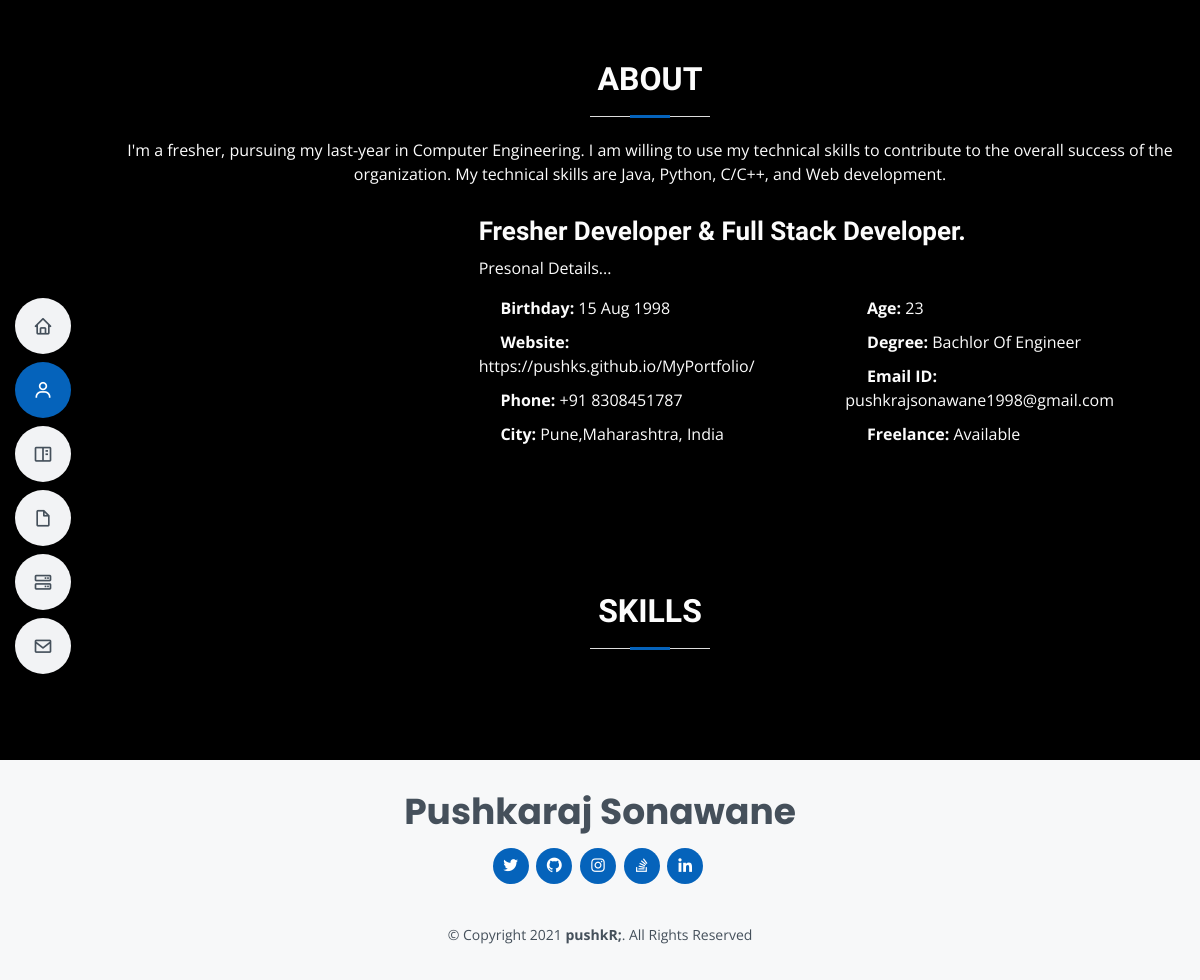
Before: /about with the older database file.
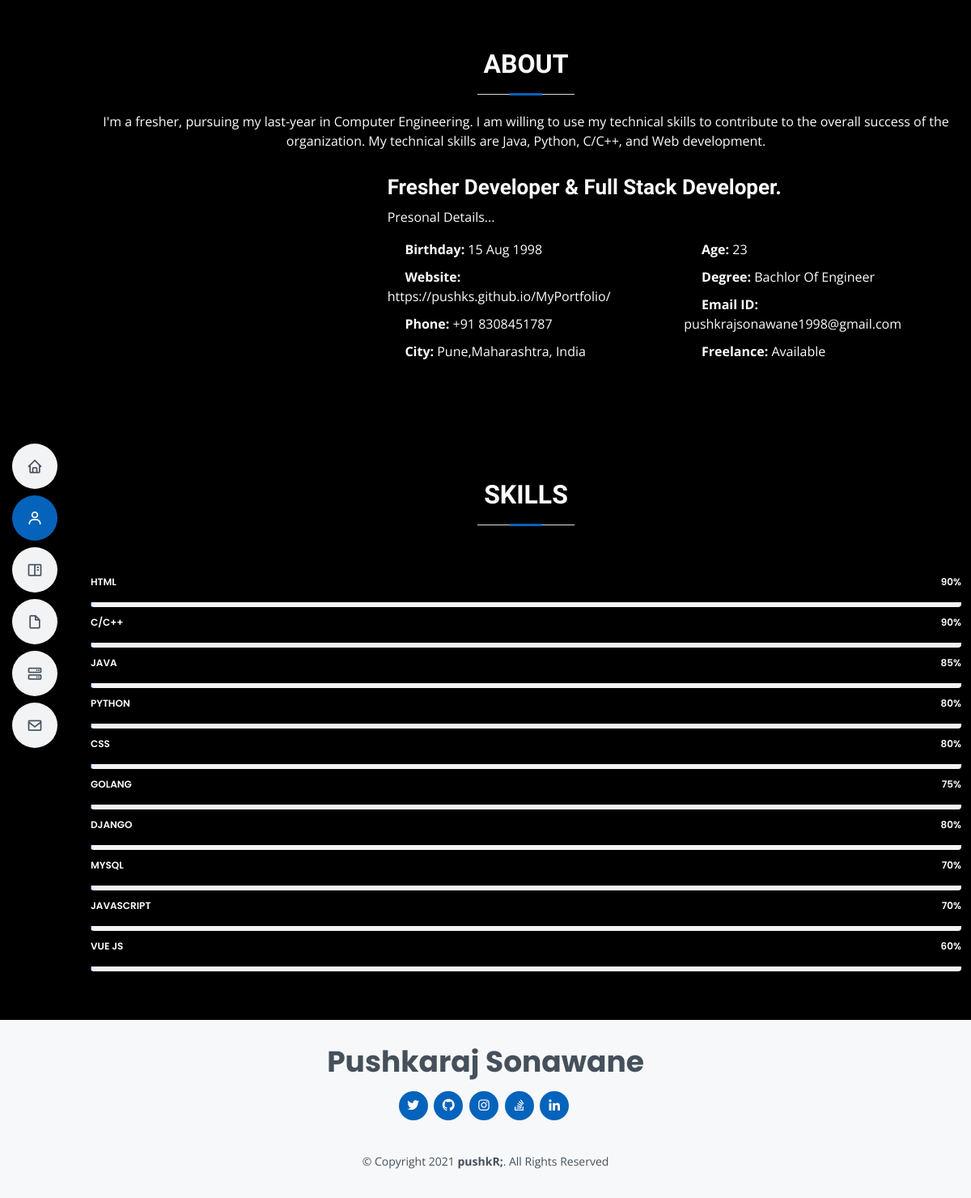
After: the same page with the newer database file.
### home/models.py (models this page shows, shortened)
class About(models.Model):
    title = models.CharField(max_length=200)
    content = models.TextField()

### home/views.py (the view)
# urls.py: path('about', views.about, name='about'),
def about(request):
    sk = About.objects.all()
    context = {'sk':sk}
    return render(request,'about.html',context)

### templates/about.html (shortened to what this page needs)
{% extends 'base.html' %}
{%block aboutact%}active{%endblock aboutact%}
{%block body%}
{% load static %}
        <section id="about" class="about">
          <div class="container" data-aos="fade-up">
            <div class="section-title">
              <h2>About</h2>
              <p>I'm a fresher, pursuing my last-year in Computer Engineering. I am willing to use my technical skills to contribute to the overall success of the organization. My technical skills are Java, Python, C/C++, and Web development.  </p>
            </div>
            <div class="row">
              <div class="col-lg-4">
              </div>
              <div class="col-lg-8 pt-4 pt-lg-0 content">
                <h3>Fresher Developer &amp; Full Stack Developer.</h3>
                <p class="font-italic">
                  Presonal Details...
                </p>
                <div class="row">
                  <div class="col-lg-6">
                    <ul>
                      <li><i class="icofont-rounded-right"></i> <strong>Birthday:</strong> 15 Aug 1998</li>
                      <li><i class="icofont-rounded-right"></i> <strong>Website:</strong> https://pushks.github.io/MyPortfolio/</li>
                      <li><i class="icofont-rounded-right"></i> <strong>Phone:</strong> +91 8308451787</li>
                      <li><i class="icofont-rounded-right"></i> <strong>City:</strong> Pune,Maharashtra, India</li>
                    </ul>
                  </div>
                  <div class="col-lg-6">
                    <ul>
                      <li><i class="icofont-rounded-right"></i> <strong>Age:</strong> 23</li>
                      <li><i class="icofont-rounded-right"></i> <strong>Degree:</strong> Bachlor Of Engineer</li>
                      <li><i class="icofont-rounded-right"></i> <strong>Email ID:</strong> pushkrajsonawane1998@gmail.com</li>
                      <li><i class="icofont-rounded-right"></i> <strong>Freelance:</strong> Available</li>
                    </ul>
                  </div>
                </div>
              </div>
            </div>
          </div>
        </section>
    <section id="skills" class="skills section-bg">
      <div class="container" data-aos="fade-up">
        <div class="section-title">
          <h2>Skills</h2>
        </div>
        <div class="row skills-content">
          <div class="col-lg-12">
{% for s in sk %}
            <div class="progress">
              <span class="skill">{{s.title}} <i class="val">{{s.content}}%</i></span>
              <div class="progress-bar-wrap">
              </div>
            </div>
 {% endfor %}
          </div>
        </div>
      </div>
    </section>
 {%endblock body%}

### templates/base.html (shortened to what this page needs)
<!DOCTYPE html>
<html lang="en">
<head>
  <link href="/static/vendor/bootstrap/css/bootstrap.min.css" rel="stylesheet">
  <link href="/static/vendor/icofont/icofont.min.css" rel="stylesheet">
  <link href="/static/vendor/boxicons/css/boxicons.min.css" rel="stylesheet">
  <link href="/static/vendor/venobox/venobox.css" rel="stylesheet">
  <link href="/static/vendor/aos/aos.css" rel="stylesheet">
  <link href="/static/css/style.css" rel="stylesheet">
</head>
<body>
  <main id="main">
  <header id="header" class="d-flex flex-column justify-content-center">
    <nav class="nav-menu">
      <ul>
        <li class="{%block homeact%}{%endblock homeact%}"><a href="/"><i class="bx bx-home"></i> <span>Home</span></a></li>
        <li class="{%block aboutact%}{%endblock aboutact%}"><a href="/about"><i class="bx bx-user"></i> <span>About</span></a></li>
        <li class="{%block projact%}{%endblock projact%}"><a href="/projects"><i class="bx bx-book-content"></i> <span>Projects</span></a></li>
        <li class="{%block resumeact%}{%endblock resumeact%}"><a href="/resume"><i class="bx bx-file-blank"></i> <span>Resume</span></a></li>
        <li class="{%block servicesact%}{%endblock servicesact%}"><a href="/services"><i class="bx bx-server"></i> <span>Certification</span></a></li>
        <li class="{%block contactact%}{%endblock contactact%}"><a href="/contact"><i class="bx bx-envelope"></i> <span>Contact</span></a></li>
      </ul>
    </nav>
  </header>
 {%block body%}
{%endblock body%}
</main>
  <footer id="footer">
    <div class="container">
      <h3>Pushkaraj Sonawane</h3>
      <div class="social-links">
        <a href="https://twitter.com/PushkarajSonaw1" class="twitter"><i class="bx bxl-twitter"></i></a>
        <a href="https://github.com/pushkS" class="facebook"><i class="bx bxl-github"></i></a>
        <a href="https://www.instagram.com/thats__me777/" class="instagram"><i class="bx bxl-instagram"></i></a>
        <a href="https://stackoverflow.com/users/14186521/pushkaraj-sonawane" class="google-plus"><i class="bx bxl-stack-overflow "></i></a>
        <a href="https://www.linkedin.com/in/pushkaraj-sonawane-856497167/" class="linkedin"><i class="bx bxl-linkedin"></i></a>
      </div>
      <div class="copyright">
        &copy; Copyright 2021 <strong><span>pushkR;</span></strong>. All Rights Reserved
      </div>
    </div>
  </footer>
</body>
</html>

### static/css/style.css (style rules this page uses)
body { font-family: "Open Sans", sans-serif; color: #FCFCFC; background-color: #000000; }
a { color: #0563bb; text-decoration: none; }
h1, h2, h3, h4, h5, h6 { font-family: "Raleway", sans-serif; }
@media (prefers-reduced-motion: no-preference) { :root { scroll-behavior: auto; } }
#header { position: fixed; top: 0; left: 0; bottom: 0; z-index: 9997; transition: all 0.5s; padding: 15px; overflow-y: auto; }
@media (min-width: 992px) { #main { margin-left: 100px; } }
.nav-menu * { margin: 0; padding: 0; list-style: none; }
.nav-menu>ul>li { position: relative; white-space: nowrap; }
.nav-menu a { display: flex; align-items: center; color: #45505b; padding: 10px 18px; margin-bottom: 8px; transition: 0.3s; font-size: 15px; border-radius: 50px; background: #f2f3f5; height: 56px; width: 100%; overflow: hidden; transition: 0.3s; }
.nav-menu a i { font-size: 20px; }
@media (min-width: 992px) { .nav-menu a { width: 56px; } }
.nav-menu a:hover, .nav-menu .active>a, .nav-menu li:hover>a { color: #fff; background: #0563bb; }
section { padding: 60px 0; overflow: hidden; }
.section-title { text-align: center; padding-bottom: 30px; }
.section-title h2 { font-size: 32px; font-weight: bold; text-transform: uppercase; margin-bottom: 20px; padding-bottom: 20px; position: relative; color: #FCFCFC; }
.section-title h2::before { content: ''; position: absolute; display: block; width: 120px; height: 1px; background: #ddd; bottom: 1px; left: calc(50% - 60px); }
.section-title h2::after { content: ''; position: absolute; display: block; width: 40px; height: 3px; background: #0563bb; bottom: 0; left: calc(50% - 20px); }
.section-title p { margin-bottom: 0; }
.about .content h3 { font-weight: 700; font-size: 26px; color: #FCFCFC; }
.about .content ul { list-style: none; padding: 0; }
.about .content ul li { padding-bottom: 10px; }
.about .content ul i { font-size: 20px; padding-right: 2px; color: #0563bb; }
.skills .progress { height: 50px; display: block; background: none; }
.skills .progress .skill { padding: 10px 0; margin: 0 0 6px 0; text-transform: uppercase; display: block; font-weight: 600; font-family: "Poppins", sans-serif; color: #FCFCFC; }
.skills .progress .skill .val { float: right; font-style: normal; }
.skills .progress-bar-wrap { background: #f2f3f5; }
#footer { background: #f7f8f9; color: #45505b; font-size: 14px; text-align: center; padding: 30px 0; }
#footer h3 { font-size: 36px; font-weight: 700; position: relative; font-family: "Poppins", sans-serif; padding: 0; margin: 0 0 15px 0; }
#footer .social-links { margin: 0 0 40px 0; }
#footer .social-links a { font-size: 18px; display: inline-block; background: #0563bb; color: #fff; line-height: 1; padding: 8px 0; margin-right: 4px; border-radius: 50%; text-align: center; width: 36px; height: 36px; transition: 0.3s; }
#footer .copyright { margin: 0 0 5px 0; }

Changed rows visible on the page:
added About: title "HTML", content "90"
added About: title "C/C++", content "90"
added About: title "JAVA", content "85"
added About: title "PYTHON", content "80"
added About: title "CSS", content "80"
added About: title "GOLANG", content "75"
added About: title "DJANGO", content "80"
added About: title "MYSQL", content "70"
added About: title "JAVASCRIPT", content "70"
added About: title "VUE JS", content "60"
